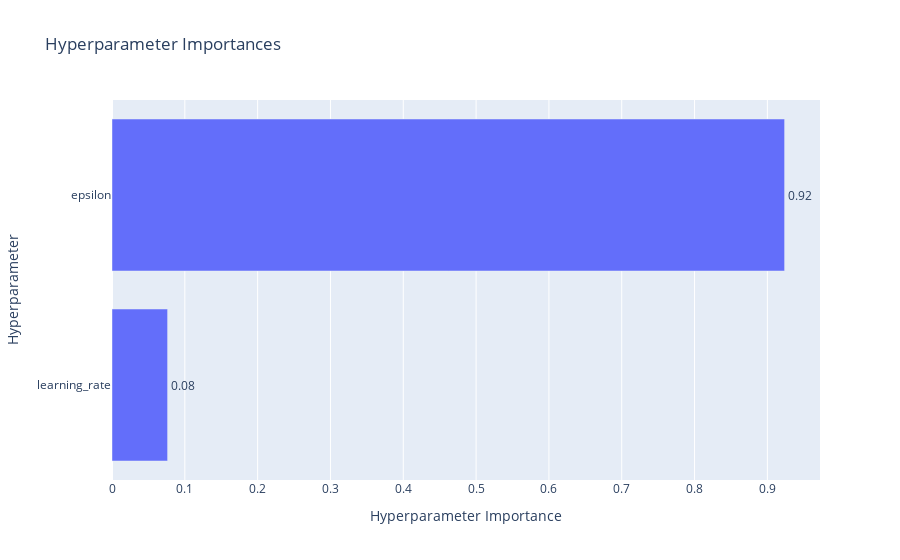

The notebook cell this image was saved under:
### Code cell
optuna.visualization.plot_param_importances(agent.study)

### Figure 1 — Plotly figure (JSON) as saved in the notebook; plotly's stock layout.template omitted (floating-point values rounded to 4 significant figures)
{"data": [{"cliponaxis": false, "hovertemplate": ["learning_rate (FloatDistribution): 0.07634141095498449<extra></extra>", "epsilon (FloatDistribution): 0.9236585890450155<extra></extra>"], "name": "Objective Value", "orientation": "h", "text": ["0.08", "0.92"], "textposition": "outside", "type": "bar", "x": [0.07634, 0.9237], "y": ["learning_rate", "epsilon"]}], "layout": {"title": {"text": "Hyperparameter Importances"}, "xaxis": {"title": {"text": "Hyperparameter Importance"}}, "yaxis": {"title": {"text": "Hyperparameter"}}}}
